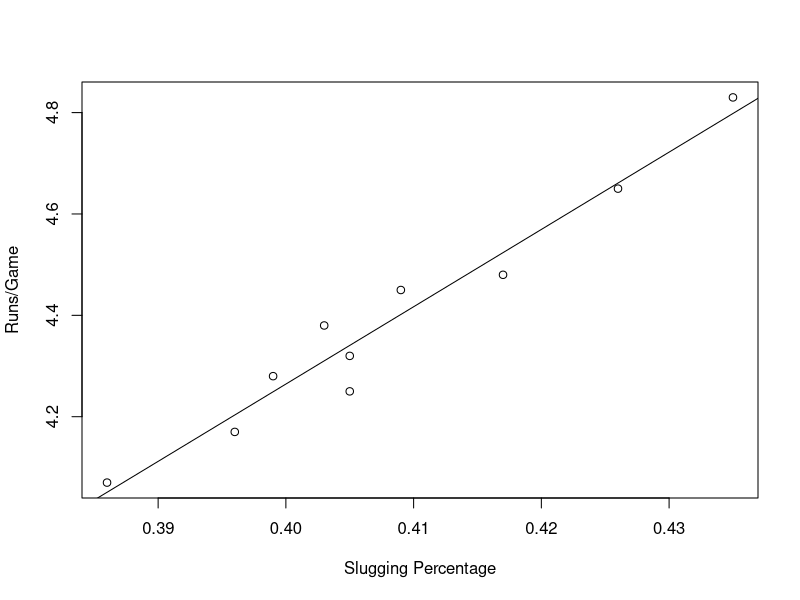

Write R code to recreate this figure.
#Kyle Sommerfield and Farai Musariri
#Creating a scatterplot of MLB Yearly Average Slugging Percentage and MLB Yearly Average Runs/Game

#Read data into MLB
MLB <- read.delim(file="MLB_Stats.txt",header=TRUE,stringsAsFactors=FALSE)

#Create vectors of Both Variables
runs <- MLB$MLB.Yearly.Average.Runs.Game
slug <- MLB$MLB.Yearly.Average.Slugging.Percentage

#Create plot of MLB data
plot(slug,runs,xlab="Slugging Percentage",ylab="Runs/Game")
#Create trendline for MLB data
abline(lm(runs~slug))